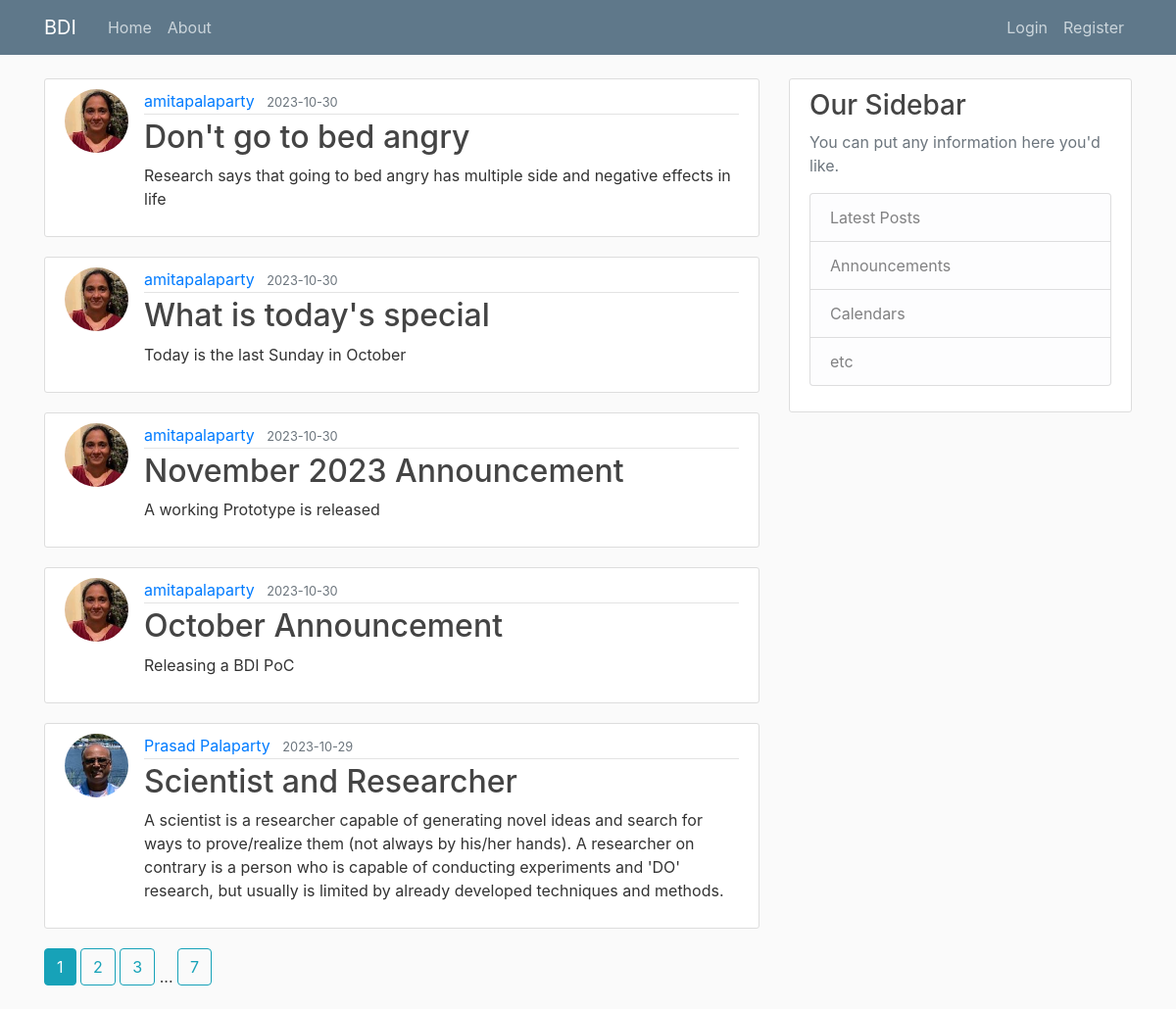
The page /home on the database its author committed.
### bdi/models.py (models this page shows, shortened)
class Post(db.Model):
    id = db.Column(db.Integer, primary_key=True)
    title = db.Column(db.String(100), nullable=False)
    date_posted = db.Column(db.DateTime, nullable=False, default=datetime.utcnow)
    content = db.Column(db.Text, nullable=False)
    user_id = db.Column(db.Integer, db.ForeignKey('user.id'), nullable=False)

class User(db.Model, UserMixin):
    id = db.Column(db.Integer, primary_key=True)
    username = db.Column(db.String(20), unique=True, nullable=False)
    email = db.Column(db.String(120), unique=True, nullable=False)
    image_file = db.Column(db.String(20), nullable=False, default='default.jpg')
    password = db.Column(db.String(60), nullable=False)
    posts = db.relationship('Post', backref='author', lazy=True)

### bdi/main/routes.py (the view)
@main.route("/")
@main.route("/home")
def home():
    page = request.args.get('page', 1, type=int)
    posts = Post.query.order_by(Post.date_posted.desc()).paginate(page=page, per_page=5)
    return render_template('home.html', posts=posts)

### bdi/templates/home.html
{% extends "layout.html" %}
{% block content %}
    {% for post in posts.items %}
        <article class="media content-section">
          <img class="rounded-circle article-img" src="{{ url_for('static', filename='profile_pics/' + post.author.image_file) }}">
          <div class="media-body">
            <div class="article-metadata">
              <a class="mr-2" href="{{ url_for('users.user_posts', username=post.author.username) }}">{{ post.author.username }}</a>
              <small class="text-muted">{{ post.date_posted.strftime('%Y-%m-%d') }}</small>
            </div>
            <h2><a class="article-title" href="{{ url_for('posts.post', post_id=post.id) }}">{{ post.title }}</a></h2>
            <p class="article-content">{{ post.content }}</p>
          </div>
        </article>
    {% endfor %}
    {% for page_num in posts.iter_pages(left_edge=1, right_edge=1, left_current=1, right_current=2) %}
      {% if page_num %}
        {% if posts.page == page_num %}
          <a class="btn btn-info mb-4" href="{{ url_for('main.home', page=page_num) }}">{{ page_num }}</a>
        {% else %}
          <a class="btn btn-outline-info mb-4" href="{{ url_for('main.home', page=page_num) }}">{{ page_num }}</a>
        {% endif %}
      {% else %}
        ...
      {% endif %}
    {% endfor %}
{% endblock content %}

### bdi/templates/layout.html (shortened to what this page needs)
<!DOCTYPE html>
<html>
<head>
    <link rel="stylesheet" href="https://maxcdn.bootstrapcdn.com/bootstrap/4.0.0/css/bootstrap.min.css">
    <link rel="stylesheet" type="text/css" href="{{ url_for('static', filename='main.css') }}">
</head>
<body>
    <header class="site-header">
      <nav class="navbar navbar-expand-md navbar-dark bg-steel fixed-top">
        <div class="container">
          <a class="navbar-brand mr-4" href="/">BDI</a>
          <div class="collapse navbar-collapse" id="navbarToggle">
            <div class="navbar-nav mr-auto">
              <a class="nav-item nav-link" href="{{ url_for('main.home') }}">Home</a>
              <a class="nav-item nav-link" href="{{ url_for('main.about') }}">About</a>
            </div>
            <div class="navbar-nav">
              {% if current_user.is_authenticated %}
                <a class="nav-item nav-link" href="{{ url_for('posts.new_post') }}">New Post</a>
                <a class="nav-item nav-link" href="{{ url_for('users.account') }}">Account</a>
                <a class="nav-item nav-link" href="{{ url_for('users.logout') }}">Logout</a>
              {% else %}
                <a class="nav-item nav-link" href="{{ url_for('users.login') }}">Login</a>
                <a class="nav-item nav-link" href="{{ url_for('users.register') }}">Register</a>
              {% endif %}
            </div>
          </div>
        </div>
      </nav>
    </header>
    <main role="main" class="container">
      <div class="row">
        <div class="col-md-8">
          {% block content %}{% endblock %}
        </div>
        <div class="col-md-4">
          <div class="content-section">
            <h3>Our Sidebar</h3>
            <p class='text-muted'>You can put any information here you'd like.
              <ul class="list-group">
                <li class="list-group-item list-group-item-light">Latest Posts</li>
                <li class="list-group-item list-group-item-light">Announcements</li>
                <li class="list-group-item list-group-item-light">Calendars</li>
                <li class="list-group-item list-group-item-light">etc</li>
              </ul>
            </p>
          </div>
        </div>
      </div>
    </main>
</body>
</html>

### bdi/static/main.css (style rules this page uses)
body { background: #fafafa; color: #333333; margin-top: 5rem; }
h1, h2, h3, h4, h5, h6 { color: #444444; }
.bg-steel { background-color: #5f788a; }
.site-header .navbar-nav .nav-link { color: #cbd5db; }
.content-section { background: #ffffff; padding: 10px 20px; border: 1px solid #dddddd; border-radius: 3px; margin-bottom: 20px; }
.article-title { color: #444444; }
.article-content { white-space: pre-line; }
.article-img { height: 65px; width: 65px; margin-right: 16px; }
.article-metadata { padding-bottom: 1px; margin-bottom: 4px; border-bottom: 1px solid #e3e3e3 }

### rows shown on the page
Post: image_file (picture), author.username "amitapalaparty", date_posted "2023-10-30", title "Don't go to bed angry", content "Research says that going to bed angry has multiple side and negative effects in life"
Post: image_file (picture), author.username "amitapalaparty", date_posted "2023-10-30", title "What is today's special", content "Today is the last Sunday in October"
Post: image_file (picture), author.username "amitapalaparty", date_posted "2023-10-30", title "November 2023 Announcement", content "A working Prototype is released"
Post: image_file (picture), author.username "amitapalaparty", date_posted "2023-10-30", title "October Announcement", content "Releasing a BDI PoC"
Post: image_file (picture), author.username "Prasad Palaparty", date_posted "2023-10-29", title "Scientist and Researcher", content "A scientist is a researcher capable of generating novel ideas and search for ways to prove/realize them (not always by his/her hands). A researcher on contrary is a person who is capable of conducting experiments and 'DO' research, but usually is limited by already developed techniques and methods."

### other values the page prints
{{ page_num }} "1"
{{ page_num }} "2" "3" "7"
